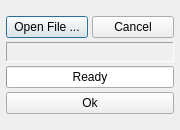
<?xml version="1.0" encoding="UTF-8"?>
<ui version="4.0">
 <class>OpenPoly</class>
 <widget class="QDialog" name="OpenPoly">
  <property name="geometry">
   <rect>
    <x>0</x>
    <y>0</y>
    <width>180</width>
    <height>130</height>
   </rect>
  </property>
  <property name="sizePolicy">
   <sizepolicy hsizetype="Expanding" vsizetype="Maximum">
    <horstretch>0</horstretch>
    <verstretch>0</verstretch>
   </sizepolicy>
  </property>
  <property name="minimumSize"><size><width>180</width><height>0</height></size></property>
  <property name="maximumSize"><size><width>16777215</width><height>16777215</height></size></property>
  <property name="windowTitle">
   <string>Open new file</string>
  </property>
  <layout class="QGridLayout" name="gridLayout">
   <property name="sizeConstraint">
    <enum>QLayout::SetMinimumSize</enum>
   </property>
   <property name="leftMargin"><number>6</number></property>
   <property name="topMargin"><number>6</number></property>
   <property name="rightMargin"><number>6</number></property>
   <property name="bottomMargin"><number>6</number></property>
   <property name="horizontalSpacing"><number>6</number></property>
   <property name="verticalSpacing"><number>3</number></property>
   <item row="0" column="0">
    <layout class="QVBoxLayout" name="verticalLayout">
     <property name="leftMargin"><number>0</number></property>
     <property name="topMargin"><number>0</number></property>
     <property name="rightMargin"><number>0</number></property>
     <property name="bottomMargin"><number>0</number></property>
     <property name="spacing"><number>4</number></property>
     <item>
      <layout class="QHBoxLayout" name="horizontalLayout">
       <property name="leftMargin"><number>0</number></property>
       <property name="topMargin"><number>0</number></property>
       <property name="rightMargin"><number>0</number></property>
       <property name="bottomMargin"><number>0</number></property>
       <property name="spacing"><number>4</number></property>
       <item>
        <widget class="QPushButton" name="openFileButton">
         <property name="text">
          <string>Open File ...</string>
         </property>
        </widget>
       </item>
       <item>
        <widget class="QPushButton" name="pushButton_cancel">
         <property name="text">
          <string>Cancel</string>
         </property>
        </widget>
       </item>
      </layout>
     </item>
     <item>
      <widget class="QLabel" name="label_fileName">
       <property name="sizePolicy">
        <sizepolicy hsizetype="Minimum" vsizetype="Fixed">
         <horstretch>0</horstretch>
         <verstretch>0</verstretch>
        </sizepolicy>
       </property>
       <property name="minimumSize">
        <size>
         <width>0</width>
         <height>20</height>
        </size>
       </property>
       <property name="frameShape">
        <enum>QFrame::Panel</enum>
       </property>
       <property name="frameShadow">
        <enum>QFrame::Sunken</enum>
       </property>
       <property name="text">
        <string/>
       </property>
       <property name="scaledContents">
        <bool>true</bool>
       </property>
      </widget>
     </item>
     <item>
      <widget class="QProgressBar" name="progressBar">
       <property name="value">
        <number>0</number>
       </property>
       <property name="textVisible">
        <bool>true</bool>
       </property>
       <property name="format">
        <string>Ready</string>
       </property>
      </widget>
     </item>
     <item>
      <widget class="QPushButton" name="pushButton_ok">
       <property name="sizePolicy">
        <sizepolicy hsizetype="MinimumExpanding" vsizetype="Fixed">
         <horstretch>0</horstretch>
         <verstretch>0</verstretch>
        </sizepolicy>
       </property>
       <property name="text">
        <string>Ok</string>
       </property>
      </widget>
     </item>
    </layout>
   </item>
  </layout>
 </widget>
 <resources/>
 <connections/>
 <slots>
  <slot>openRaw()</slot>
  <slot>openFile()</slot>
 </slots>
</ui>
